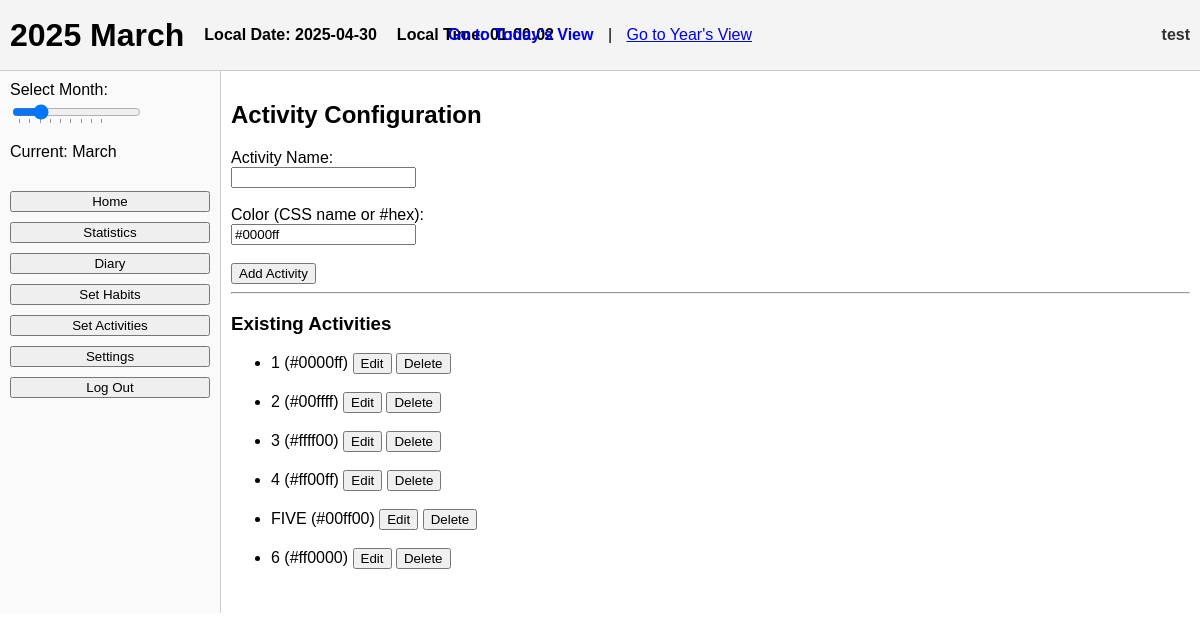
The page /activities/2025/3/ (signed in) on the database its author committed.
### authapp/models.py (models this page shows, shortened)
class CustomUser(AbstractUser):
    username = models.CharField(
        _('username'),
        max_length=12,
        unique=True,
        help_text=_('Required. 3-12 characters. Letters and digits only.'),
        validators=[
            RegexValidator(
                regex=r'^[A-Za-z0-9]+$',
                message=_('Username can only contain letters and digits.')
            ),
            MinLengthValidator(3, _('Username must have at least 3 characters.')),
            MaxLengthValidator(12, _('Username cannot exceed 12 characters.')),
        ],
        error_messages={
            'unique': _("This username is already taken."),
        },
    )
    first_name = None
    last_name = None
    GENDER_CHOICES = [
        (1, 'Male'),
        (2, 'Female'),
    ]
    preferred_name = models.CharField(max_length=100, blank=True)
    b_day = models.DateField(null=True, blank=True)
    gender = models.IntegerField(choices=GENDER_CHOICES, null=True, blank=True)

### mainpage/models.py (models this page shows, shortened)
class ActivityMapping(models.Model):
    user_id = models.IntegerField()
    name = models.CharField(max_length=100)
    color = models.CharField(max_length=50, default="#000000")
    year = models.IntegerField()
    month = models.IntegerField()
    class Meta:
        unique_together = ("user_id", "name", "year", "month")  # Optional: prevent duplicates in same month

### mainpage/views.py (the view, shortened to what this page needs)
# urls.py: path('activities/<int:year>/<int:month>/', activity_config_view, name='activity_config_view'),
@login_required
def activity_config_view(request, year, month):
    edit_activity = None
    if request.method == 'GET':
        edit_id = request.GET.get('edit_id')
        if edit_id:
            edit_activity = ActivityMapping.objects.filter(
                user_id=request.user.id, id=edit_id, year=year, month=month
            ).first()
    activities = ActivityMapping.objects.filter(
        user_id=request.user.id, year=year, month=month
    ).order_by('id')
    return render(request, 'mainpage/activity_config.html', {
        'activities': activities,
        'edit_activity': edit_activity,
        'year': year,
        'month': month,
        "current_view": "activity_config_view",
    })

### mainpage/templates/mainpage/activity_config.html (shortened to what this page needs)
{% extends "mainpage/base_month.html" %}
{% load static %}
{% block content %}
<h2>Activity Configuration</h2>
<form method="POST" action="{% url 'activity_config_view' year month %}">
  {% if edit_activity %}
    <input type="hidden" name="action" value="update" />
    <input type="hidden" name="activity_id" value="{{ edit_activity.id }}" />
    <label for="name">Activity Name:</label><br/>
    <input type="text" name="name" required maxlength="15" value="{{ edit_activity.name }}"><br/><br/>
    <label for="color">Color (CSS name or #hex):</label><br/>
    <input type="text" name="color" required value="{{ edit_activity.color }}"><br/><br/>
    <button type="submit">Update Activity</button>
  {% else %}
    <label for="name">Activity Name:</label><br/>
    <input type="text" name="name" required maxlength="15"><br/><br/>
    <label for="color">Color (CSS name or #hex):</label><br/>
    <input type="text" name="color" value="#0000ff" required><br/><br/>
    <button type="submit">Add Activity</button>
  {% endif %}
</form>
<hr/>
<h3>Existing Activities</h3>
<ul>
  {% for act in activities %}
    <li>
      {{ act.name }} ({{ act.color }})
      <form method="GET" action="{% url 'activity_config_view' year month %}" style="display:inline;">
        <button type="submit">Edit</button>
      </form>
      <form method="POST" action="{% url 'activity_config_view' year month %}" style="display:inline;">
        <button type="submit">Delete</button>
      </form>
    </li><br>
  {% endfor %}
</ul>
{% endblock %}

### mainpage/templates/mainpage/base_month.html (shortened to what this page needs)
{% load static %}
<!DOCTYPE html>
<html lang="en">
<head>
  <link rel="stylesheet" href="{% static 'mainpage/css/monthly.css' %}">
</head>
<body>
  <header class="main-header">
    <div class="header-left">
      <h1 id="currentMonth" data-year="{{ year }}" data-month="{{ month }}">
      </h1>
      <p id="local-date" style="font-weight:bold;">Date: --</p>
      <p id="local-time" style="font-weight:bold;">Time: --:--:--</p>
    </div>
    <div class="center-nav">
      <a id="log-today-link" href="#">Go to Today's View</a>
      <span style="margin: 0 10px;">|</span>
      <a id="log-year-link" href="{% url 'year_statistics' year=year %}">Go to Year's View</a>
    </div>
    <div class="header-right">
      <span class="username">{{ user.username }}</span>
    </div>
  </header>
  <div class="content-container">
    <nav class="navbar">
      <label for="monthSlider">Select Month:</label>
      <input
        type="range"
        id="monthSlider"
        name="monthSlider"
        min="1"
        max="12"
        step="1"
        value="{{ month }}"
        data-view="{{ current_view }}"
        list="monthTickmarks"
      />
      <p id="sliderMonthLabel">Current: --</p>
      <div class="menu-buttons">
        <button onclick="window.location.href='{% url 'main_page' %}'">Home</button>
        {% if month %}
          <button onclick="window.location.href='{% url 'month_view' year=year month=month %}'">Statistics</button>
          <button onclick="window.location.href='{% url 'diary_view' year=year month=month %}'">Diary</button>
          <button onclick="window.location.href='{% url 'set_habits' year=year month=month %}'">Set Habits</button>
          <button onclick="window.location.href='{% url 'activity_config_view' year=year month=month %}'">Set Activities</button>
        {% endif %}
        <button onclick="window.location.href='{% url 'settings' %}'">Settings</button>
        <button onclick="window.location.href='{% url 'logout' %}'">Log Out</button>
      </div>
    </nav>
    <main class="main-content">
      {% block content %}{% endblock %}
    </main>
  </div>
</body>
</html>

### mainpage/static/mainpage/css/monthly.css (style rules this page uses)
body { margin: 0; font-family: Arial, sans-serif; }
header { background-color: #f4f4f4; padding: 10px; display: flex; align-items: center; justify-content: space-between; border-bottom: 1px solid #ccc; }
.main-header { background-color: #f4f4f4; padding: 10px; display: flex; align-items: center; justify-content: space-between; border-bottom: 1px solid #ccc; position: relative; height: 50px; flex-wrap: nowrap; }
.header-left { display: flex; align-items: center; gap: 20px; }
.center-nav { position: absolute; left: 50%; transform: translateX(-50%); line-height: 50px; }
.header-right { display: flex; align-items: center; gap: 10px; }
#log-today-link { font-weight: bold; text-decoration: none; }
.username { font-weight: bold; color: #333; }
.content-container { display: flex; flex-direction: row; }
.navbar { width: 200px; border-right: 1px solid #ccc; padding: 10px; background-color: #fafafa; }
.menu-buttons { margin-top: 30px; }
.menu-buttons button { display: block; margin-bottom: 10px; width: 100%; }
.main-content { flex: 1; overflow-y: auto; padding: 10px; }

### rows shown on the page
CustomUser: username "test"
ActivityMapping: name "1", color "#0000ff"
ActivityMapping: name "2", color "#00ffff"
ActivityMapping: name "3", color "#ffff00"
ActivityMapping: name "4", color "#ff00ff"
ActivityMapping: name "FIVE", color "#00ff00"
ActivityMapping: name "6", color "#ff0000"
